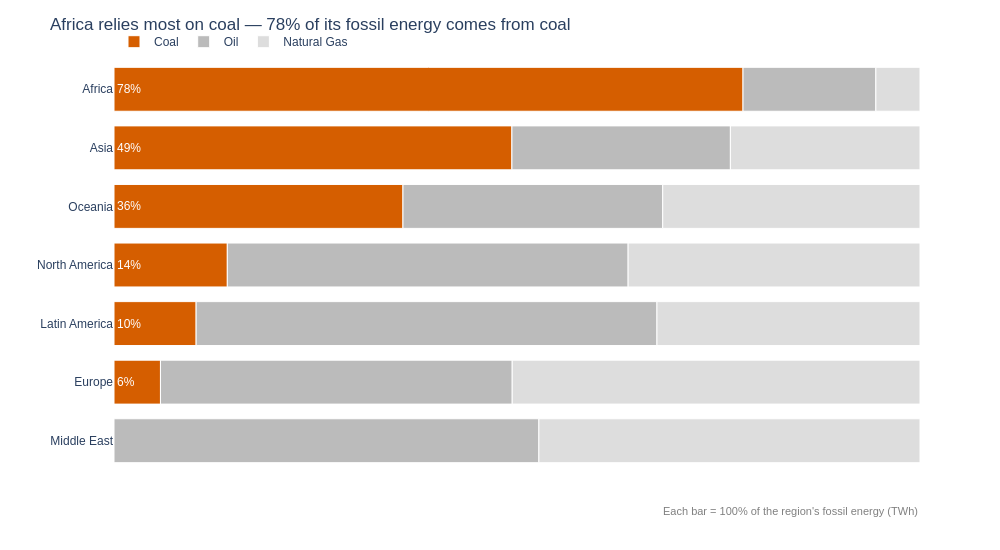

The notebook cell saved with this chart:
### Markdown cell above
## Task 3 — 100% stacked bar: which region relies most on coal?

**What to build:** A horizontal 100% stacked bar chart showing, for each **Region**, how its fossil energy splits between Coal, Oil and Natural Gas. This is the **same data as your Task 1 treemap**, visualised a second way.

**Requirements:**
- Reuse `df_fossil` from Task 1; aggregate TWh by `Region` × `Source` and convert to **shares of each region's fossil total**
- Horizontal bars, regions **sorted by coal share** (highest at the top)
- Coal is the segment on the baseline (first in `category_orders`) and the **only coloured segment** — keep it the same colour as in Task 1; Oil and Natural Gas in two greys
- Percentage labels on the coal segments only
- Insight title naming the most coal-dependent region and its coal share

> 💡 `df.groupby('Region')['TWh'].transform('sum')` gives each row its region total

### Code cell
# Task 3 — 100% stacked bar: coal share of each region's fossil energy

# ── Data prep ─────────────────────────────────────────────────────────────────
reg = df_fossil.groupby(['Region', 'Source'])['TWh'].sum().reset_index()
reg['Share'] = reg['TWh'] / reg.groupby('Region')['TWh'].transform('sum')   # share of region's fossil total

# Coal share per region — sorted, highest at the top
coal = (reg.loc[reg['Source'] == 'Coal', ['Region', 'Share']]
           .set_index('Region')['Share']
           .reindex(reg['Region'].unique(), fill_value=0)       # regions with no coal get 0
           .sort_values(ascending=False))
region_order = coal.index.tolist()

# Labels on coal segments only
reg['Label'] = np.where(reg['Source'] == 'Coal', reg['Share'].map('{:.0%}'.format), '')

# Coal = same colour as Task 1; Oil and Gas in two greys
accent_mapping = {
    'Coal':        '#D55E00',   # accent — the story
    'Oil':         '#BBBBBB',   # mid grey — context
    'Natural Gas': '#DDDDDD',   # light grey — context
}

# ── Step 1: Plotly Express base chart ─────────────────────────────────────────
fig = px.bar(
    data_frame=reg,
    x='Share', y='Region',
    color='Source',
    text='Label',
    color_discrete_map=accent_mapping,
    category_orders={'Region': region_order,
                     'Source': ['Coal', 'Oil', 'Natural Gas']},   # coal on the baseline
    labels={'Share': 'Share of fossil energy', 'Source': 'Fossil source'},
    hover_name='Region',
    hover_data={'Label': False, 'Share': ':.0%', 'TWh': ':,.0f'},
    height=550, width=1000,
    template='plotly_white',
)

# ── Step 2: Customisation ─────────────────────────────────────────────────────
fig.update_traces(
    textposition='inside', insidetextanchor='start',
    textfont=dict(color='white', size=12),
    marker_line_color='white', marker_line_width=1,
)
fig.update_layout(
    title=f'{region_order[0]} relies most on coal — {coal.iloc[0]:.0%} of its fossil energy comes from coal',
    font=dict(family='Arial', size=12),
    bargap=0.25,
    legend=dict(orientation='h', x=0, y=1.08, title=''),
    xaxis=dict(visible=False, range=[0, 1]),
    yaxis=dict(title=''),
)
fig.add_annotation(
    x=1, y=-0.12, xref='paper', yref='paper', showarrow=False, xanchor='right',
    text='Each bar = 100% of the region\'s fossil energy (TWh)',
    font=dict(size=11, color='grey'),
)
fig.show()

### Figure 1 — Plotly figure (JSON) as saved in the notebook; plotly's stock layout.template omitted (floating-point values rounded to 4 significant figures)
{"data": [{"customdata": [["78%", 6727], ["49%", 17300.0], ["6%", 887], ["10%", 1261], ["14%", 1565], ["36%", 2919]], "hovertemplate": "<b>%{hovertext}</b><br><br>Fossil source=Coal<br>Share of fossil energy=%{x:.0%}<br>Region=%{y}<br>TWh=%{customdata[1]:,.0f}<extra></extra>", "hovertext": ["Africa", "Asia", "Europe", "Latin America", "North America", "Oceania"], "insidetextanchor": "start", "legendgroup": "Coal", "marker": {"color": "#D55E00", "line": {"color": "white", "width": 1}, "pattern": {"shape": ""}}, "name": "Coal", "orientation": "h", "showlegend": true, "text": ["78%", "49%", "6%", "10%", "14%", "36%"], "textfont": {"color": "white", "size": 12}, "textposition": "inside", "type": "bar", "x": [0.7804, 0.4937, 0.05765, 0.1019, 0.1406, 0.3585], "xaxis": "x", "y": ["Africa", "Asia", "Europe", "Latin America", "North America", "Oceania"], "yaxis": "y"}, {"customdata": [["", 1421], ["", 9500], ["", 6715], ["", 7076], ["", 5098], ["", 5535], ["", 2624]], "hovertemplate": "<b>%{hovertext}</b><br><br>Fossil source=Oil<br>Share of fossil energy=%{x:.0%}<br>Region=%{y}<br>TWh=%{customdata[1]:,.0f}<extra></extra>", "hovertext": ["Africa", "Asia", "Europe", "Latin America", "Middle East", "North America", "Oceania"], "insidetextanchor": "start", "legendgroup": "Oil", "marker": {"color": "#BBBBBB", "line": {"color": "white", "width": 1}, "pattern": {"shape": ""}}, "name": "Oil", "orientation": "h", "showlegend": true, "text": ["", "", "", "", "", "", ""], "textfont": {"color": "white", "size": 12}, "textposition": "inside", "type": "bar", "x": [0.1648, 0.2711, 0.4364, 0.5718, 0.5271, 0.4973, 0.3223], "xaxis": "x", "y": ["Africa", "Asia", "Europe", "Latin America", "Middle East", "North America", "Oceania"], "yaxis": "y"}, {"customdata": [["", 472], ["", 8244], ["", 7785], ["", 4039], ["", 4573], ["", 4031], ["", 2599]], "hovertemplate": "<b>%{hovertext}</b><br><br>Fossil source=Natural Gas<br>Share of fossil energy=%{x:.0%}<br>Region=%{y}<br>TWh=%{customdata[1]:,.0f}<extra></extra>", "hovertext": ["Africa", "Asia", "Europe", "Latin America", "Middle East", "North America", "Oceania"], "insidetextanchor": "start", "legendgroup": "Natural Gas", "marker": {"color": "#DDDDDD", "line": {"color": "white", "width": 1}, "pattern": {"shape": ""}}, "name": "Natural Gas", "orientation": "h", "showlegend": true, "text": ["", "", "", "", "", "", ""], "textfont": {"color": "white", "size": 12}, "textposition": "inside", "type": "bar", "x": [0.05476, 0.2352, 0.5059, 0.3264, 0.4729, 0.3621, 0.3192], "xaxis": "x", "y": ["Africa", "Asia", "Europe", "Latin America", "Middle East", "North America", "Oceania"], "yaxis": "y"}], "layout": {"annotations": [{"font": {"color": "grey", "size": 11}, "showarrow": false, "text": "Each bar = 100% of the region's fossil energy (TWh)", "x": 1, "xanchor": "right", "xref": "paper", "y": -0.12, "yref": "paper"}], "bargap": 0.25, "barmode": "relative", "font": {"family": "Arial", "size": 12}, "height": 550, "legend": {"orientation": "h", "title": {"text": ""}, "tracegroupgap": 0, "x": 0, "y": 1.08}, "margin": {"t": 60}, "title": {"text": "Africa relies most on coal — 78% of its fossil energy comes from coal"}, "width": 1000, "xaxis": {"anchor": "y", "domain": [0, 1], "range": [0, 1], "title": {"text": "Share of fossil energy"}, "visible": false}, "yaxis": {"anchor": "x", "categoryarray": ["Middle East", "Europe", "Latin America", "North America", "Oceania", "Asia", "Africa"], "categoryorder": "array", "domain": [0, 1], "title": {"text": ""}}}}
